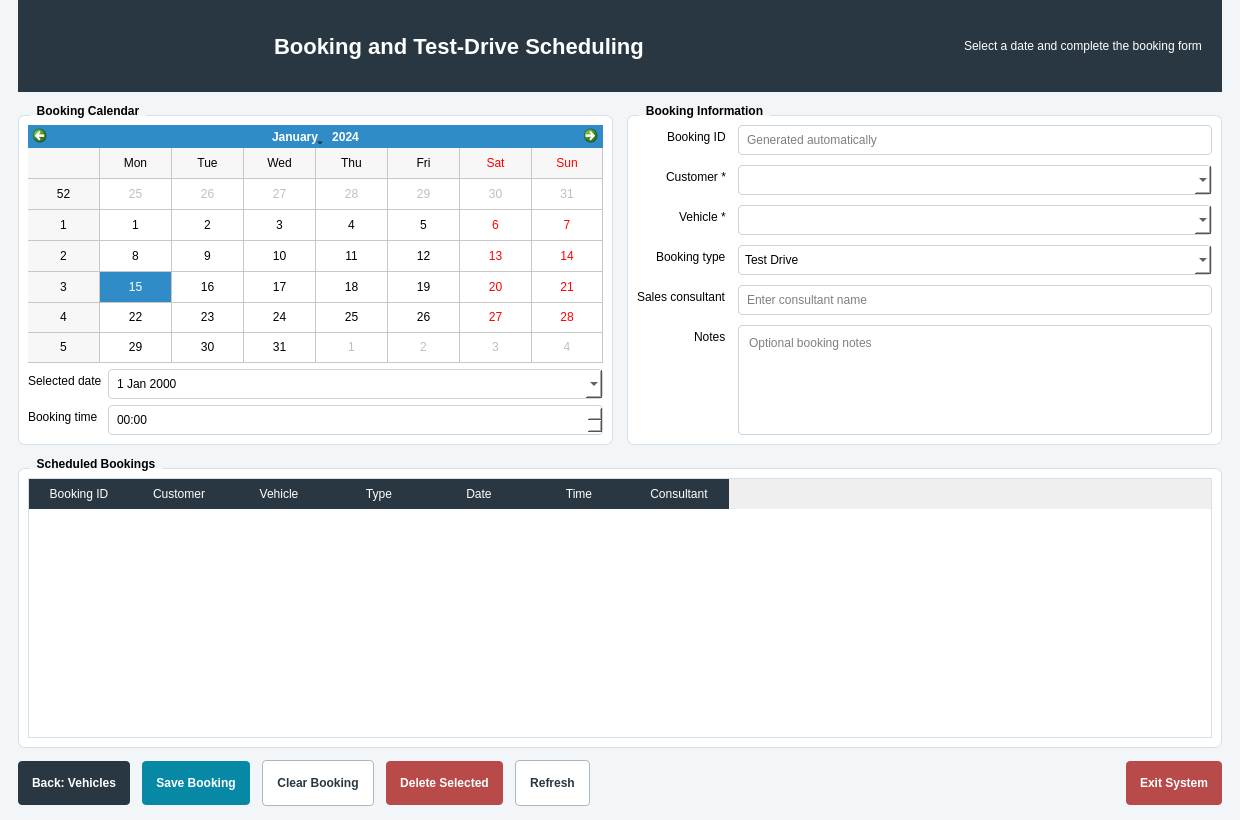
<?xml version="1.0" encoding="UTF-8"?>
<ui version="4.0">
 <class>BookingWindow</class>
 <widget class="QMainWindow" name="BookingWindow">
  <property name="geometry"><rect><x>0</x><y>0</y><width>1240</width><height>820</height></rect></property>
  <property name="windowTitle"><string>Shongwe Motors - Booking Management</string></property>
  <widget class="QWidget" name="centralwidget"><property name="styleSheet"><string notr="true">QWidget#centralwidget { background-color: #F3F6F8; }
QFrame#frameHeader { background-color: #293742; border: none; }
QLabel#labelPageTitle { color: white; font-size: 22px; font-weight: bold; }
QLabel#labelLoggedUser { color: white; font-size: 12px; }
QGroupBox { background-color: white; border: 1px solid #D7E0E5; border-radius: 7px; margin-top: 11px; font-weight: bold; }
QGroupBox::title { subcontrol-origin: margin; left: 12px; padding: 0 5px; }
QLineEdit, QTextEdit, QComboBox, QSpinBox, QDoubleSpinBox, QDateEdit, QTimeEdit { background-color: white; border: 1px solid #CCD6DB; border-radius: 4px; padding: 6px; }
QLineEdit:focus, QTextEdit:focus, QComboBox:focus, QSpinBox:focus, QDoubleSpinBox:focus, QDateEdit:focus, QTimeEdit:focus { border: 2px solid #0789A6; }
QPushButton { min-height: 34px; padding: 5px 14px; border-radius: 4px; font-weight: bold; }
QPushButton#SaveButton { background-color: #0789A6; color: white; border: none; }
QPushButton#ClearButton, QPushButton#RefreshButton { background-color: white; color: #293742; border: 1px solid #AAB8BF; }
QPushButton#DeleteButton, QPushButton#ExitButton { background-color: #B84A4A; color: white; border: none; }
QPushButton#NextButton, QPushButton#BackButton { background-color: #293742; color: white; border: none; }
QPushButton#LogoutButton { background-color: transparent; color: white; border: 1px solid white; }
QTableWidget { background-color: white; border: 1px solid #D7E0E5; gridline-color: #E3E9EC; }
QHeaderView::section { background-color: #293742; color: white; padding: 6px; border: none; }</string></property>
   <layout class="QVBoxLayout" name="verticalLayoutMain"><property name="spacing"><number>12</number></property><property name="leftMargin"><number>18</number></property><property name="topMargin"><number>0</number></property><property name="rightMargin"><number>18</number></property><property name="bottomMargin"><number>14</number></property>
    <item><widget class="QFrame" name="frameHeader"><property name="minimumSize"><size><width>0</width><height>92</height></size></property><property name="frameShape"><enum>QFrame::NoFrame</enum></property><layout class="QHBoxLayout" name="horizontalLayoutHeader"><property name="leftMargin"><number>20</number></property><property name="rightMargin"><number>20</number></property>
      <item><widget class="QLabel" name="labelLogo"><property name="minimumSize"><size><width>230</width><height>70</height></size></property><property name="maximumSize"><size><width>230</width><height>70</height></size></property><property name="pixmap"><pixmap>assets/shongwe_motors_logo.png</pixmap></property><property name="scaledContents"><bool>true</bool></property></widget></item>
      <item><widget class="QLabel" name="labelPageTitle"><property name="text"><string>Booking and Test-Drive Scheduling</string></property></widget></item><item><spacer name="horizontalSpacerHeader"><property name="orientation"><enum>Qt::Horizontal</enum></property><property name="sizeHint"><size><width>40</width><height>20</height></size></property></spacer></item><item><widget class="QLabel" name="labelInstruction"><property name="styleSheet"><string notr="true">color:white;</string></property><property name="text"><string>Select a date and complete the booking form</string></property></widget></item>
    </layout></widget></item>
    <item><layout class="QHBoxLayout" name="horizontalLayoutTop"><property name="spacing"><number>14</number></property>
      <item><widget class="QGroupBox" name="groupCalendar"><property name="minimumSize"><size><width>460</width><height>0</height></size></property><property name="title"><string>Booking Calendar</string></property><layout class="QVBoxLayout" name="verticalLayoutCalendar"><item><widget class="QCalendarWidget" name="calendarWidget"><property name="gridVisible"><bool>true</bool></property></widget></item><item><layout class="QFormLayout" name="formLayoutDateTime"><item row="0" column="0"><widget class="QLabel" name="labelBookingDate"><property name="text"><string>Selected date</string></property></widget></item><item row="0" column="1"><widget class="QDateEdit" name="dateBooking"><property name="calendarPopup"><bool>true</bool></property></widget></item><item row="1" column="0"><widget class="QLabel" name="labelBookingTime"><property name="text"><string>Booking time</string></property></widget></item><item row="1" column="1"><widget class="QTimeEdit" name="timeBooking"><property name="displayFormat"><string>HH:mm</string></property></widget></item></layout></item></layout></widget></item>
      <item><widget class="QGroupBox" name="groupBooking"><property name="title"><string>Booking Information</string></property><layout class="QFormLayout" name="formLayoutBooking"><property name="labelAlignment"><set>Qt::AlignRight|Qt::AlignTrailing|Qt::AlignVCenter</set></property><property name="horizontalSpacing"><number>12</number></property><property name="verticalSpacing"><number>10</number></property>
        <item row="0" column="0"><widget class="QLabel" name="labelBookingCode"><property name="text"><string>Booking ID</string></property></widget></item><item row="0" column="1"><widget class="QLineEdit" name="lineBookingCode"><property name="readOnly"><bool>true</bool></property><property name="placeholderText"><string>Generated automatically</string></property></widget></item>
        <item row="1" column="0"><widget class="QLabel" name="labelCustomer"><property name="text"><string>Customer *</string></property></widget></item><item row="1" column="1"><widget class="QComboBox" name="comboCustomer"/></item>
        <item row="2" column="0"><widget class="QLabel" name="labelVehicle"><property name="text"><string>Vehicle *</string></property></widget></item><item row="2" column="1"><widget class="QComboBox" name="comboVehicle"/></item>
        <item row="3" column="0"><widget class="QLabel" name="labelBookingType"><property name="text"><string>Booking type</string></property></widget></item><item row="3" column="1"><widget class="QComboBox" name="comboBookingType"><item><property name="text"><string>Test Drive</string></property></item><item><property name="text"><string>Vehicle Viewing</string></property></item><item><property name="text"><string>Sales Consultation</string></property></item><item><property name="text"><string>Vehicle Collection</string></property></item></widget></item>
        <item row="4" column="0"><widget class="QLabel" name="labelConsultant"><property name="text"><string>Sales consultant</string></property></widget></item><item row="4" column="1"><widget class="QLineEdit" name="lineConsultant"><property name="placeholderText"><string>Enter consultant name</string></property></widget></item>
        <item row="5" column="0"><widget class="QLabel" name="labelNotes"><property name="text"><string>Notes</string></property></widget></item><item row="5" column="1"><widget class="QTextEdit" name="textNotes"><property name="maximumSize"><size><width>16777215</width><height>110</height></size></property><property name="placeholderText"><string>Optional booking notes</string></property></widget></item>
      </layout></widget></item>
    </layout></item>
    <item><widget class="QGroupBox" name="groupBookingsTable"><property name="title"><string>Scheduled Bookings</string></property><layout class="QVBoxLayout" name="verticalLayoutTable"><item><widget class="QTableWidget" name="tableBookings"><property name="selectionBehavior"><enum>QAbstractItemView::SelectRows</enum></property><property name="editTriggers"><set>QAbstractItemView::NoEditTriggers</set></property><column><property name="text"><string>Booking ID</string></property></column><column><property name="text"><string>Customer</string></property></column><column><property name="text"><string>Vehicle</string></property></column><column><property name="text"><string>Type</string></property></column><column><property name="text"><string>Date</string></property></column><column><property name="text"><string>Time</string></property></column><column><property name="text"><string>Consultant</string></property></column></widget></item></layout></widget></item>
    <item><layout class="QHBoxLayout" name="horizontalLayoutButtons"><item><widget class="QPushButton" name="BackButton"><property name="text"><string>Back: Vehicles</string></property></widget></item><item><widget class="QPushButton" name="SaveButton"><property name="text"><string>Save Booking</string></property></widget></item><item><widget class="QPushButton" name="ClearButton"><property name="text"><string>Clear Booking</string></property></widget></item><item><widget class="QPushButton" name="DeleteButton"><property name="text"><string>Delete Selected</string></property></widget></item><item><widget class="QPushButton" name="RefreshButton"><property name="text"><string>Refresh</string></property></widget></item><item><spacer name="horizontalSpacerButtons"><property name="orientation"><enum>Qt::Horizontal</enum></property><property name="sizeHint"><size><width>40</width><height>20</height></size></property></spacer></item><item><widget class="QPushButton" name="ExitButton"><property name="text"><string>Exit System</string></property></widget></item></layout></item>
   </layout>
  </widget>
 </widget>
 <resources/><connections/>
</ui>
